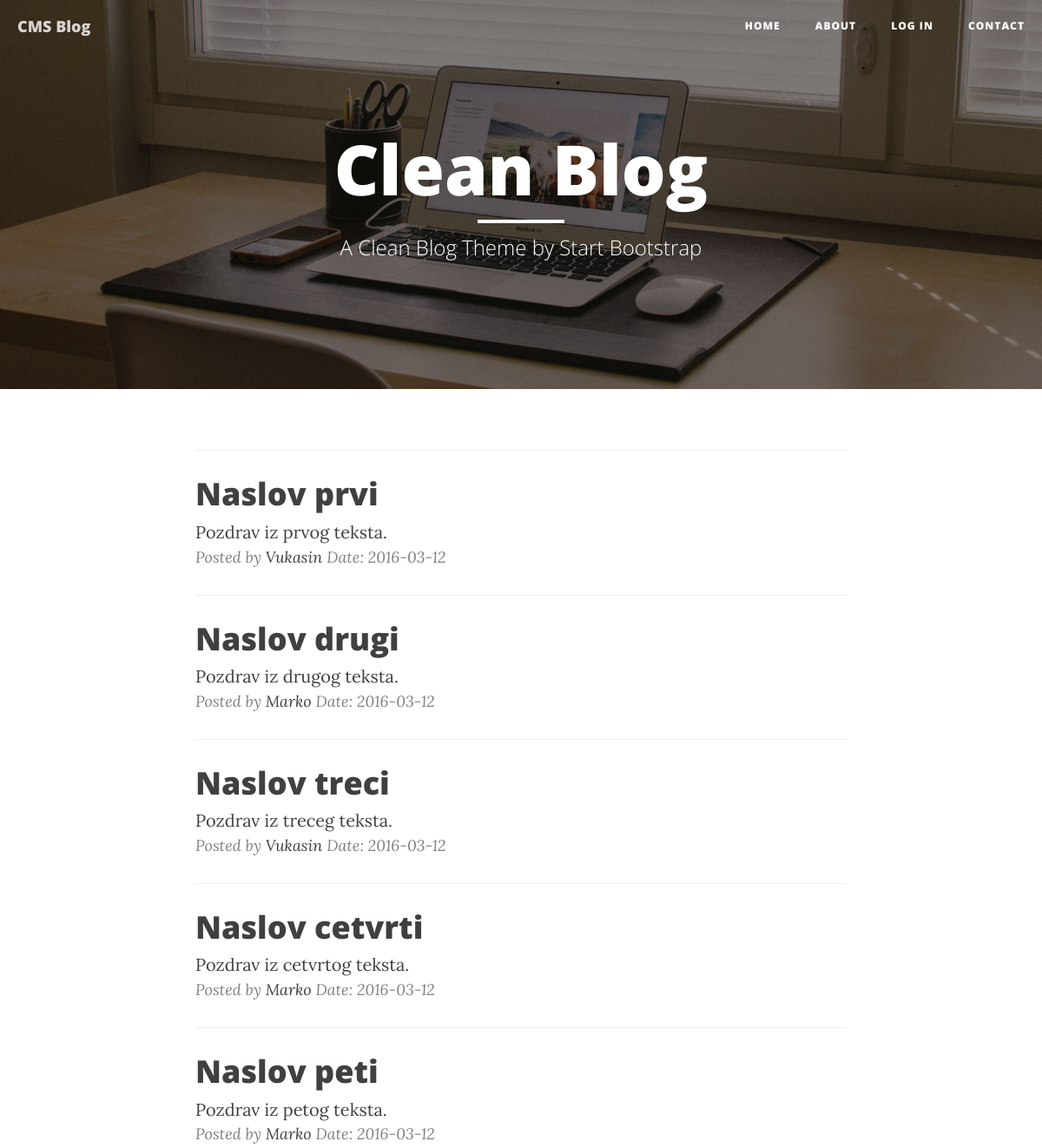
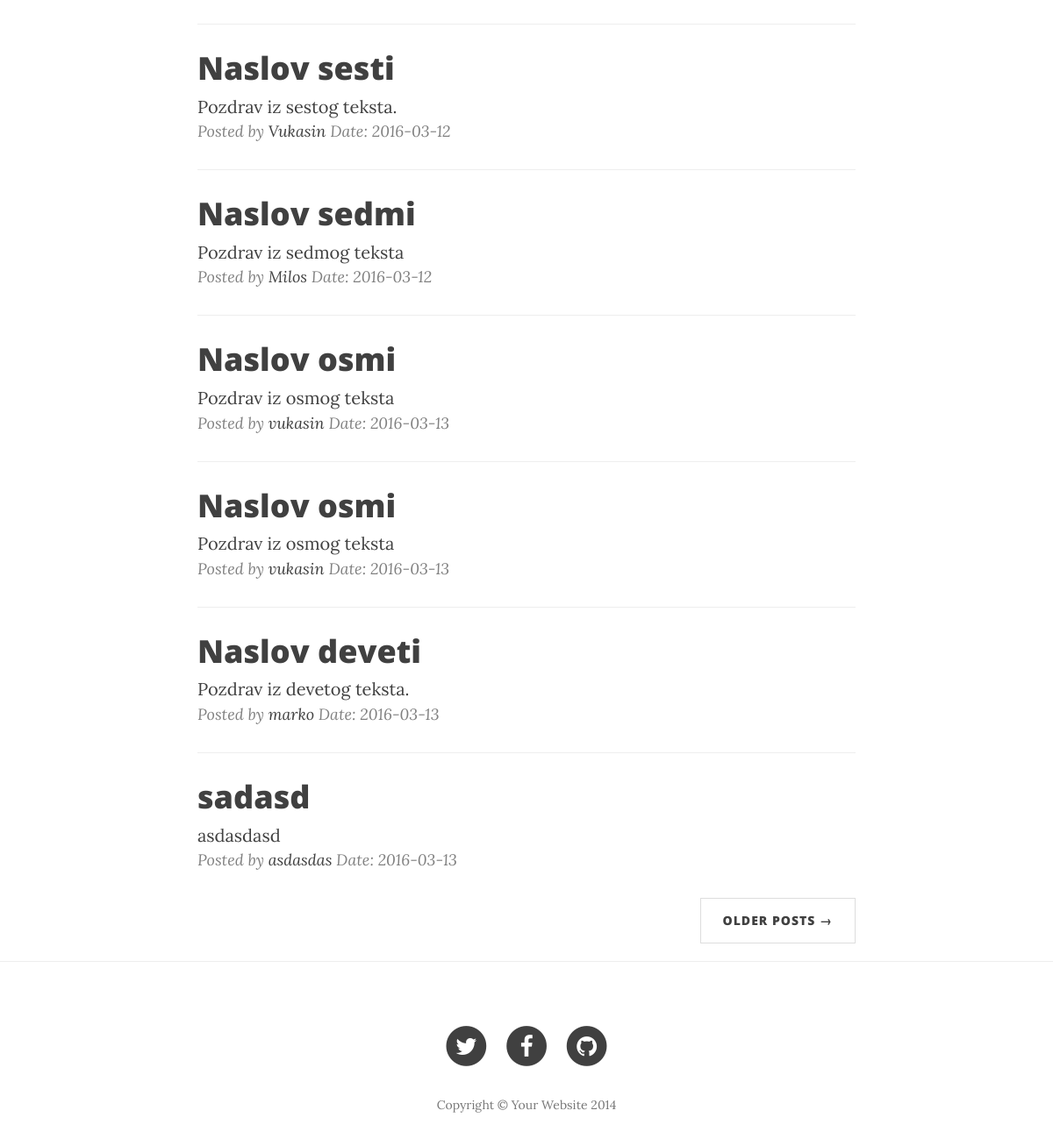
The page / on the database its author committed (2 pictures, top to bottom).
### tables this page shows
CREATE TABLE IF NOT EXISTS `posts` (
  `post_id` int(3) NOT NULL AUTO_INCREMENT,
  `post_title` varchar(255) NOT NULL,
  `post_author` varchar(255) NOT NULL,
  `post_date` date NOT NULL,
  `post_content` text NOT NULL,
  PRIMARY KEY (`post_id`)
);

### index.php (the view, shortened to what this page needs)
<?php include "includes/header.php";?>
 <div class="container">
     <div class="row">
         <div class="col-lg-8 col-lg-offset-2 col-md-10 col-md-offset-1">
             <?php
             $query= "SELECT * FROM posts";
             $select_posts = mysqli_query($connection,$query);
             while($row = mysqli_fetch_assoc($select_posts)){
                 $post_id = $row ['post_id'];
                 $post_title = $row ['post_title'];
                 $post_author = $row ['post_author'];
                 $post_date = $row ['post_date'];
                 $post_content = $row ['post_content'];
            ?>
             <hr>
             <div class="post-preview">
                 <a href="post.php?p_id=<?php echo $post_id;?>">
                     <h2 class="post-title"><?php echo $post_title;?></h2>
                     <?php echo $post_content;?>
                 </a>
                 <p class="post-meta">Posted by <a href="#"><?php echo $post_author. " "; ?></a><?php echo "Date: ".$post_date;?></p>
             </div>
            <?php
             } ?>
             <ul class="pager">
                 <li class="next">
                     <a href="#">Older Posts &rarr;</a>
                 </li>
             </ul>
         </div>
     </div>
 </div>
 <hr>
 <?php include "includes/footer.php";?>

### includes/header.php (shortened to what this page needs)
<!DOCTYPE html>
<html lang="en">
    <head>
        <link href="css/bootstrap.min.css" rel="stylesheet">
        <link href="css/clean-blog.min.css" rel="stylesheet">
        <link href="http://maxcdn.bootstrapcdn.com/font-awesome/4.1.0/css/font-awesome.min.css" rel="stylesheet" type="text/css">
    </head>
    <body>
        <nav class="navbar navbar-default navbar-custom navbar-fixed-top">
            <div class="container-fluid">
                <div class="navbar-header page-scroll">
                    <a class="navbar-brand" href="index.php">CMS Blog</a>
                </div>
                <div class="collapse navbar-collapse" id="bs-example-navbar-collapse-1">
                    <ul class="nav navbar-nav navbar-right">
                        <li>
                            <a href="index.php">Home</a>
                        </li>
                        <li>
                            <a href="about.php">About</a>
                        </li>
                        <li>
                            <a href="./login/">Log In</a>
                        </li>
                        <li>
                            <a href="contact.php">Contact</a>
                        </li>
                    </ul>
                </div>
            </div>
        </nav>
        <header class="intro-header" style="background-image: url('img/home-bg.jpg')">
            <div class="container">
                <div class="row">
                    <div class="col-lg-8 col-lg-offset-2 col-md-10 col-md-offset-1">
                        <div class="site-heading">
                            <h1>Clean Blog</h1>
                            <hr class="small">
                            <span class="subheading">A Clean Blog Theme by Start Bootstrap</span>
                        </div>
                    </div>
                </div>
            </div>
        </header>

### includes/footer.php (shortened to what this page needs)
<footer>
    <div class="container">
        <div class="row">
            <div class="col-lg-8 col-lg-offset-2 col-md-10 col-md-offset-1">
                <ul class="list-inline text-center">
                    <li>
                        <a href="#">
                            <span class="fa-stack fa-lg">
                                <i class="fa fa-circle fa-stack-2x"></i>
                                <i class="fa fa-twitter fa-stack-1x fa-inverse"></i>
                            </span>
                        </a>
                    </li>
                    <li>
                        <a href="#">
                            <span class="fa-stack fa-lg">
                                <i class="fa fa-circle fa-stack-2x"></i>
                                <i class="fa fa-facebook fa-stack-1x fa-inverse"></i>
                            </span>
                        </a>
                    </li>
                    <li>
                        <a href="#">
                            <span class="fa-stack fa-lg">
                                <i class="fa fa-circle fa-stack-2x"></i>
                                <i class="fa fa-github fa-stack-1x fa-inverse"></i>
                            </span>
                        </a>
                    </li>
                </ul>
                <p class="copyright text-muted">Copyright &copy; Your Website 2014</p>
            </div>
        </div>
    </div>
</footer>
</body>
</html>

### rows shown on the page
posts: post_title "Naslov prvi", post_content "Pozdrav iz prvog teksta.", post_author "Vukasin", post_date "2016-03-12"
posts: post_title "Naslov drugi", post_content "Pozdrav iz drugog teksta.", post_author "Marko", post_date "2016-03-12"
posts: post_title "Naslov treci", post_content "Pozdrav iz treceg teksta.", post_author "Vukasin", post_date "2016-03-12"
posts: post_title "Naslov cetvrti", post_content "Pozdrav iz cetvrtog teksta.", post_author "Marko", post_date "2016-03-12"
posts: post_title "Naslov peti", post_content "Pozdrav iz petog teksta.", post_author "Marko", post_date "2016-03-12"
posts: post_title "Naslov sesti", post_content "Pozdrav iz sestog teksta.", post_author "Vukasin", post_date "2016-03-12"
posts: post_title "Naslov sedmi", post_content "Pozdrav iz sedmog teksta", post_author "Milos", post_date "2016-03-12"
posts: post_title "Naslov osmi", post_content "Pozdrav iz osmog teksta", post_author "vukasin", post_date "2016-03-13"
posts: post_title "Naslov osmi", post_content "Pozdrav iz osmog teksta", post_author "vukasin", post_date "2016-03-13"
posts: post_title "Naslov deveti", post_content "Pozdrav iz devetog teksta.", post_author "marko", post_date "2016-03-13"
posts: post_title "sadasd", post_content "asdasdasd", post_author "asdasdas", post_date "2016-03-13"
